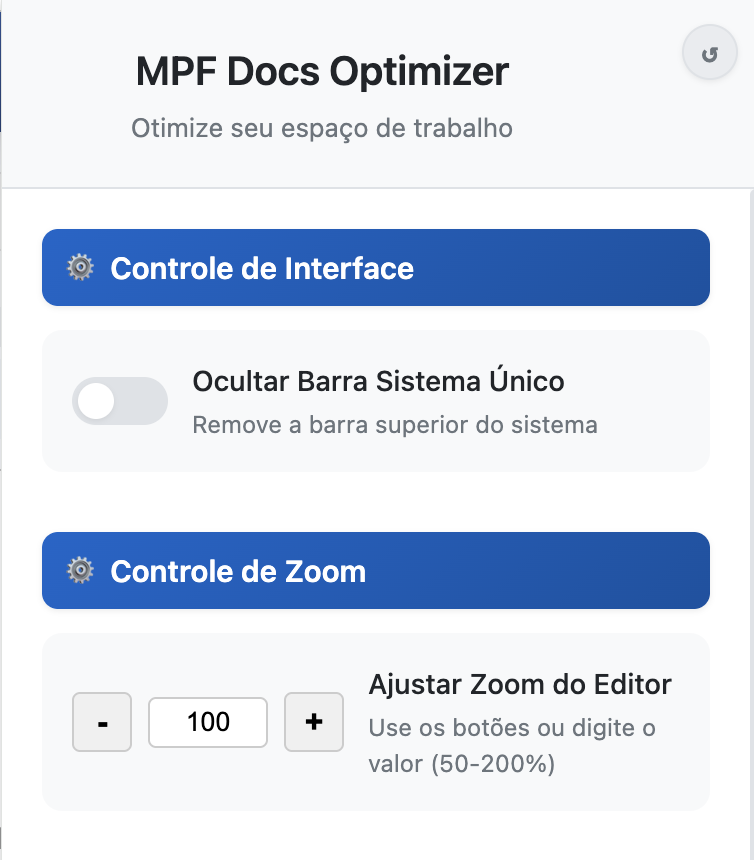
#> input picture chrome-web-store/capturasTela/Captura de Tela 2025-07-15 às 09.07.38.png, 754 x 860 px; its folder holds only this picture in this run
$ python process_screenshots.py
#> lines starting #> are read from the running program, lines starting #| are printed output that depends on the picture
#!/usr/bin/env python3
"""
Script para processar capturas de tela para Chrome Web Store
Ajusta dimensões para 1280x800 e remove canal alfa
"""

import os
from PIL import Image
import glob

def process_screenshot(input_path, output_path):
    """Processa uma captura de tela para os requisitos da Chrome Web Store"""

    # Abre a imagem
    img = Image.open(input_path)
#> img is the input picture: PIL image 754x860 RGBA; mean R, G, B, A 213.2, 221.7, 235.2, 255

    # Mostra dimensões originais
    print(f"\nProcessando: {os.path.basename(input_path)}")
    print(f"  Dimensões originais: {img.size}")
#|   Dimensões originais: (754, 860)
    print(f"  Modo: {img.mode}")
#|   Modo: RGBA

    # Remove canal alfa (transparência) se existir
    if img.mode in ('RGBA', 'LA'):
        # Cria fundo branco
        background = Image.new('RGB', img.size, (255, 255, 255))
#> background: PIL image 754x860 RGB; every value is 255
        # Converte para RGB mantendo a transparência como branco
        if img.mode == 'RGBA':
            background.paste(img, mask=img.split()[3])
        else:
            background.paste(img, mask=img.split()[1])
        img = background
    elif img.mode != 'RGB':
        img = img.convert('RGB')

    # Calcula proporções para redimensionamento
    target_width = 1280
    target_height = 800

    # Obtém dimensões atuais
    width, height = img.size
#> width = 754; height = 860

    # Calcula a escala mantendo proporção
    scale_x = target_width / width
#> scale_x = 1.7
    scale_y = target_height / height
#> scale_y = 0.93

    # Usa a menor escala para caber completamente
    scale = min(scale_x, scale_y)
#> scale = 0.93

    # Calcula novas dimensões
    new_width = int(width * scale)
#> new_width = 701
    new_height = int(height * scale)
#> new_height = 800

    # Redimensiona a imagem
    img = img.resize((new_width, new_height), Image.Resampling.LANCZOS)
#> img: PIL image 701x800 RGB

    # Cria imagem final 1280x800 com fundo branco
    final_img = Image.new('RGB', (target_width, target_height), (255, 255, 255))
#> final_img: PIL image 1280x800 RGB; every value is 255

    # Calcula posição para centralizar
    x_offset = (target_width - new_width) // 2
#> x_offset = 289
    y_offset = (target_height - new_height) // 2
#> y_offset = 0

    # Cola a imagem redimensionada no centro
    final_img.paste(img, (x_offset, y_offset))
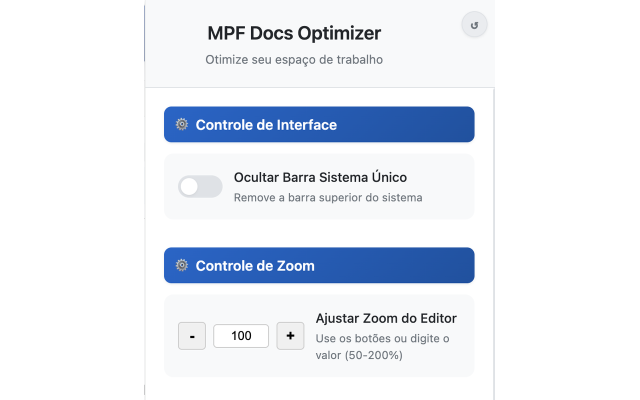
#> final_img: PIL image 1280x800 RGB (shown at 1/2 size); mean R, G, B 232, 236.7, 244.1

    # Salva a imagem processada
    final_img.save(output_path, 'PNG', quality=95, optimize=True)

    print(f"  ✓ Salva como: {os.path.basename(output_path)}")
    print(f"  Dimensões finais: 1280x800")

def main():
    # Diretório das capturas
    input_dir = "chrome-web-store/capturasTela"

    # Lista arquivos PNG
    screenshots = glob.glob(os.path.join(input_dir, "*.png"))

    if not screenshots:
        print("Nenhuma captura de tela encontrada!")
        return

    print(f"Encontradas {len(screenshots)} capturas de tela")

    # Processa cada captura
    for i, screenshot in enumerate(sorted(screenshots), 1):
        output_name = f"screenshot-{i}.png"
        output_path = os.path.join(input_dir, output_name)

        # Evita sobrescrever arquivos processados
        if "screenshot-" in os.path.basename(screenshot):
            continue

        process_screenshot(screenshot, output_path)

    print("\n✅ Todas as capturas foram processadas!")
    print("\nArquivos prontos para upload:")
    for i in range(1, len(screenshots) + 1):
        print(f"  - screenshot-{i}.png (1280x800, RGB)")

if __name__ == "__main__":
    main()

$ run again, on chrome-web-store/capturasTela/Captura de Tela 2025-07-15 às 09.07.47.png
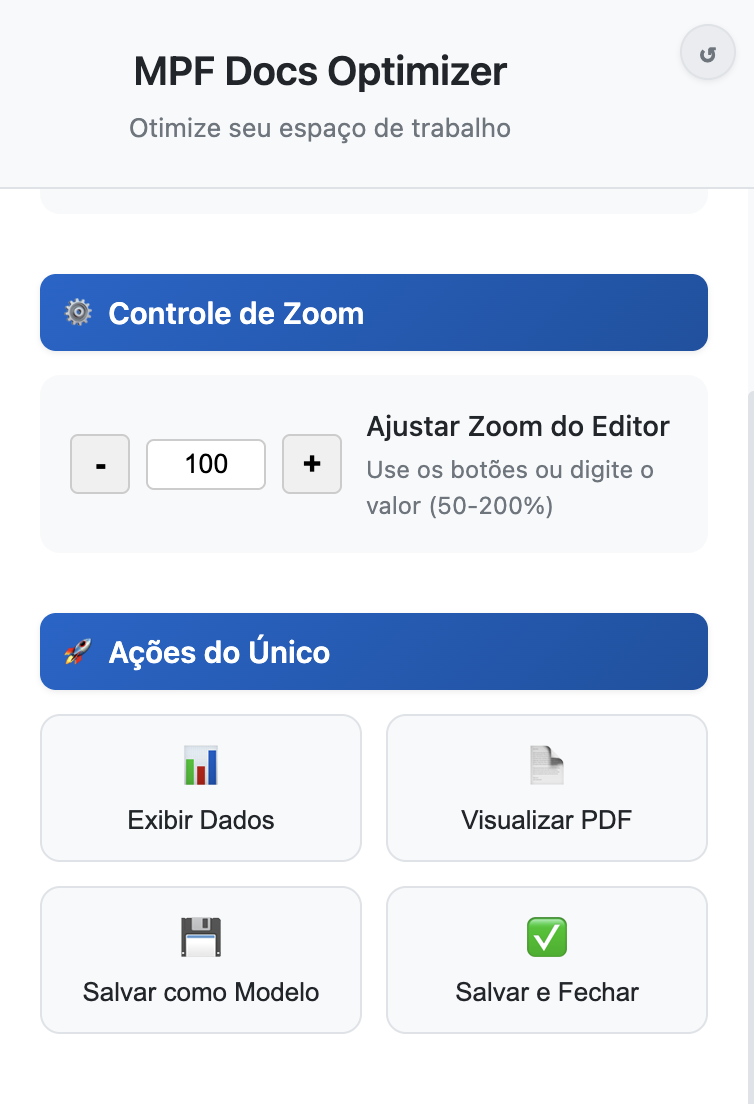
#> input picture chrome-web-store/capturasTela/Captura de Tela 2025-07-15 às 09.07.47.png, 754 x 1104 px
#> in process_screenshot, img is the input picture: PIL image 754x1104 RGBA; mean R, G, B, A 220.4, 227.3, 237.9, 255
#|   Dimensões originais: (754, 1104)
#|   Modo: RGBA
#> img: PIL image 546x800 RGB
#> in process_screenshot, `final_img.paste(img, (x_offset, y_offset))`:
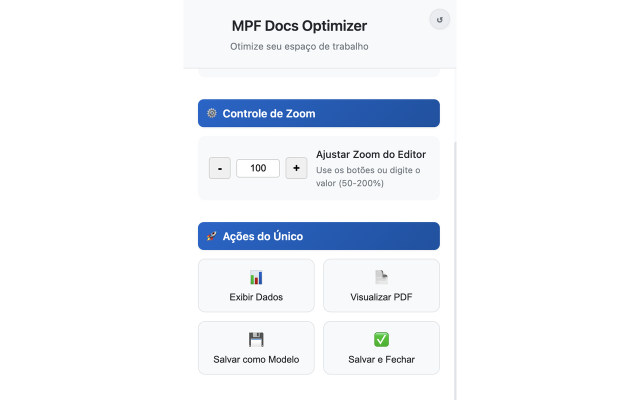
#> final_img: PIL image 1280x800 RGB (shown at 1/2 size); mean R, G, B 240.2, 243.2, 247.7

$ run again, on chrome-web-store/capturasTela/Captura de Tela 2025-07-15 às 09.32.03.png
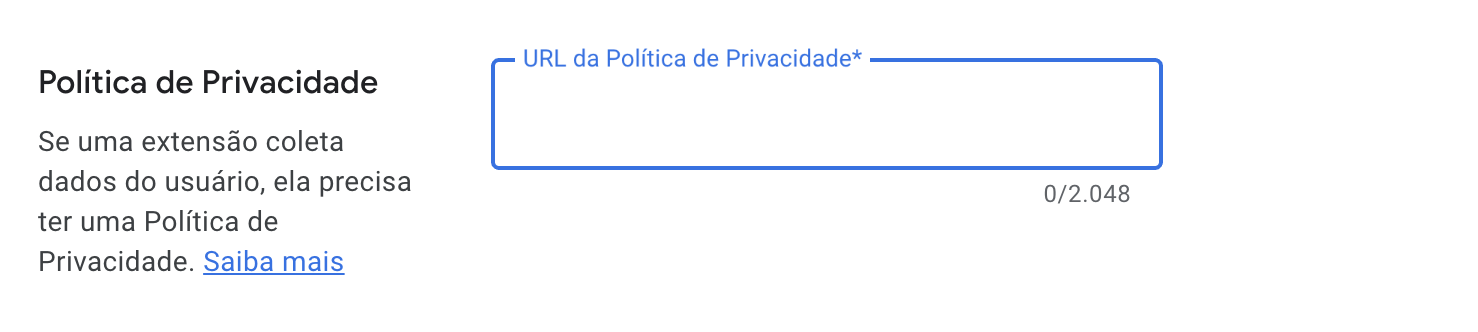
#> input picture chrome-web-store/capturasTela/Captura de Tela 2025-07-15 às 09.32.03.png, 1478 x 332 px
#> in process_screenshot, img is the input picture: PIL image 1478x332 RGBA; mean R, G, B, A 248.2, 249.1, 250.9, 255
#|   Dimensões originais: (1478, 332)
#|   Modo: RGBA
#> img: PIL image 1280x287 RGB
#> in process_screenshot, `final_img.paste(img, (x_offset, y_offset))`:
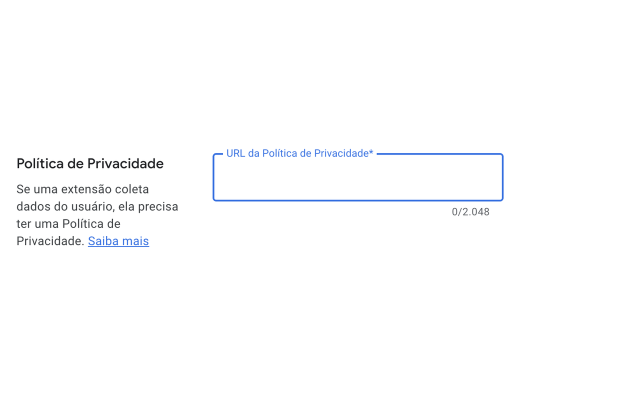
#> final_img: PIL image 1280x800 RGB (shown at 1/2 size); mean R, G, B 252.5, 252.8, 253.5
